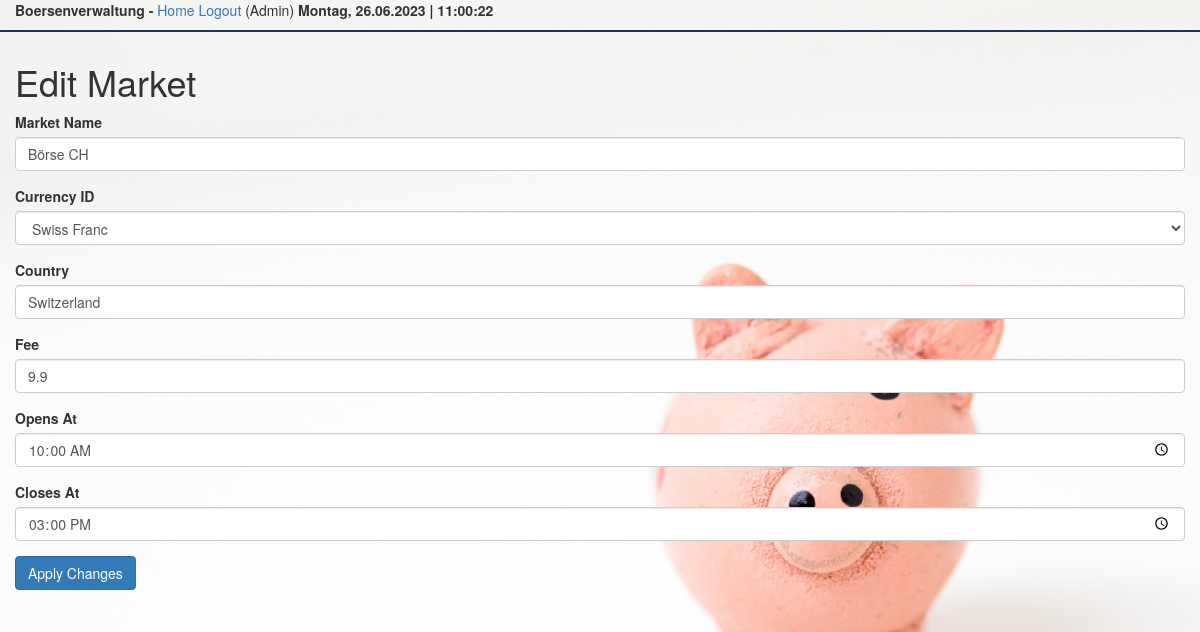
Page /editmarket/8 (signed in) on the committed database.
### app/models.py (models this page shows, shortened)
class Market(db.Model):
    market_id = Column(Integer, primary_key=True)
    market_name = Column(Text, unique=True, nullable=False)
    opens_at = Column(Time, nullable=False)
    closes_at = Column(Time, nullable=False)
    market_currency_id = Column(Integer, nullable=False)
    market_country = Column(Text, nullable=False)
    market_fee = Column(Float, nullable=False)

### app/routes.py (the view)
@app.route('/editmarket/<market_id>', methods=['GET', 'POST'])
def edit_market(market_id):
    if not current_user.admin_tag:
        flash("Insufficient permission!")
        return redirect(url_for('index'))
    market = Market.query.get(market_id)
    form = EditMarketForm(obj=market)
    if form.validate_on_submit():
        market.market_name = form.market_name.data
        market.market_currency_id = form.market_currency_id.data
        market.market_country = form.market_country.data
        market.market_fee = form.market_fee.data
        market.opens_at = form.opens_at.data
        market.closes_at = form.closes_at.data
        db.session.commit()
        flash('Your changes have been saved.')
        return redirect(url_for('index'))
    elif request.method == 'GET':
        return render_template('edit_market.html', title='Edit Market', form=form)

### app/forms.py
class EditMarketForm(FlaskForm):
    market_name = StringField('Market Name', validators=[DataRequired()])
    market_currency_id = SelectField('Currency ID', coerce=int, validators=[DataRequired()])
    market_country = StringField('Country', validators=[DataRequired()])
    market_fee = FloatField('Fee', validators=[DataRequired()])
    opens_at = TimeField('Opens At', validators=[DataRequired()])
    closes_at = TimeField('Closes At', validators=[DataRequired()])
    submit = SubmitField('Apply Changes')
    def __init__(self, *args, **kwargs):
        super(EditMarketForm, self).__init__(*args, **kwargs)
        self.market_currency_id.choices = [(currency.market_currency_id, currency.market_currency_name) for currency in
                                           Currency.query.all()]

### app/models.py (called while the page is built)
@login.user_loader
def load_user(id):
    return User.query.get(int(id))

### app/routes.py (called while the page is built)
@app.context_processor
def inject_datetime():
    return {'current_time': datetime.utcnow()}

@app.before_request
def before_request():
    if current_user.is_authenticated:
        current_user.last_seen = datetime.utcnow()
        db.session.commit()

### app/templates/edit_market.html (shortened to what this page needs)
{% extends "base.html" %}
{% block content %}
    <div class="container-fluid">
    <h1>Edit Market</h1>
        <form action="" method="POST">
            <div class="form-group">
                {{ form.market_name.label }}
                {{ form.market_name(class="form-control") }}
            </div>
            <div class="form-group">
                {{ form.market_currency_id.label }}
                {{ form.market_currency_id(class="form-control") }}
            </div>
            <div class="form-group">
                {{ form.market_country.label }}
                {{ form.market_country(class="form-control") }}
            </div>
            <div class="form-group">
                {{ form.market_fee.label }}
                {{ form.market_fee(class="form-control") }}
            </div>
            <div class="form-group">
                {{ form.opens_at.label }}
                {{ form.opens_at(class="form-control") }}
            </div>
            <div class="form-group">
                {{ form.closes_at.label }}
                {{ form.closes_at(class="form-control") }}
            </div>
            <div class="form-group">
                {{ form.submit(class="btn btn-primary") }}
            </div>
        </form>
    </div>
{% endblock %}

### app/static/styles.css (style rules this page uses)
body { background-image: url('/static/background.jpg'); background-size: 100%; background-color: rgba(255,255,255,1); background-repeat: no-repeat; background-attachment: fixed; }

### rows in the picture
Market: market_name "Börse CH", market_currency_id "Swiss Franc", market_country "Switzerland", market_fee "9.9", opens_at "10:00", closes_at "15:00"
